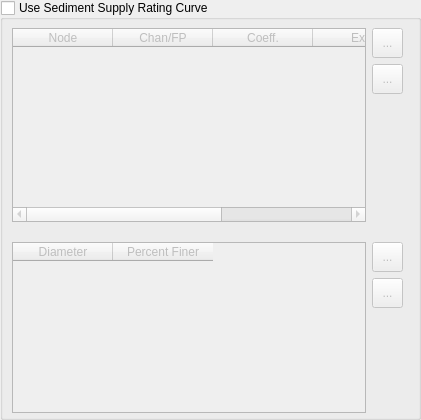
         <widget class="QGroupBox" name="sed_rating_curve_grp">
          <property name="geometry">
           <rect>
            <x>439</x>
            <y>108</y>
            <width>421</width>
            <height>420</height>
           </rect>
          </property>
          <property name="sizePolicy">
           <sizepolicy hsizetype="Preferred" vsizetype="Expanding">
            <horstretch>0</horstretch>
            <verstretch>0</verstretch>
           </sizepolicy>
          </property>
          <property name="minimumSize">
           <size>
            <width>421</width>
            <height>420</height>
           </size>
          </property>
          <property name="maximumSize">
           <size>
            <width>381</width>
            <height>420</height>
           </size>
          </property>
          <property name="title">
           <string>Use Sediment Supply Rating Curve</string>
          </property>
          <property name="flat">
           <bool>false</bool>
          </property>
          <property name="checkable">
           <bool>true</bool>
          </property>
          <property name="checked">
           <bool>false</bool>
          </property>
          <widget class="QWidget" name="layoutWidget">
           <property name="geometry">
            <rect>
             <x>12</x>
             <y>28</y>
             <width>391</width>
             <height>194</height>
            </rect>
           </property>
           <layout class="QHBoxLayout" name="horizontalLayout_20">
            <item>
             <widget class="QTableWidget" name="sed_rating_curve_tblw">
              <property name="editTriggers">
               <set>QAbstractItemView::DoubleClicked</set>
              </property>
              <property name="tabKeyNavigation">
               <bool>false</bool>
              </property>
              <property name="selectionMode">
               <enum>QAbstractItemView::SingleSelection</enum>
              </property>
              <property name="selectionBehavior">
               <enum>QAbstractItemView::SelectRows</enum>
              </property>
              <property name="wordWrap">
               <bool>false</bool>
              </property>
              <property name="cornerButtonEnabled">
               <bool>false</bool>
              </property>
              <property name="rowCount">
               <number>0</number>
              </property>
              <column>
               <property name="text">
                <string>Node</string>
               </property>
              </column>
              <column>
               <property name="text">
                <string>Chan/FP</string>
               </property>
              </column>
              <column>
               <property name="text">
                <string>Coeff.</string>
               </property>
              </column>
              <column>
               <property name="text">
                <string>Exp.</string>
               </property>
              </column>
              <column>
               <property name="text">
                <string>dist_fid</string>
               </property>
              </column>
             </widget>
            </item>
            <item>
             <layout class="QVBoxLayout" name="verticalLayout_11">
              <item>
               <widget class="QToolButton" name="sed_add_rating_curve_btn">
                <property name="minimumSize">
                 <size>
                  <width>31</width>
                  <height>30</height>
                 </size>
                </property>
                <property name="maximumSize">
                 <size>
                  <width>31</width>
                  <height>30</height>
                 </size>
                </property>
                <property name="toolTip">
                 <string>Add supply rating curve</string>
                </property>
                <property name="text">
                 <string>...</string>
                </property>
                <property name="icon">
                 <iconset>
                  <normaloff>../../../../.designer/img/mActionCapturePolygon.svg</normaloff>../../../../.designer/img/mActionCapturePolygon.svg</iconset>
                </property>
                <property name="iconSize">
                 <size>
                  <width>24</width>
                  <height>24</height>
                 </size>
                </property>
               </widget>
              </item>
              <item>
               <widget class="QToolButton" name="sed_delete_rating_curve_btn">
                <property name="minimumSize">
                 <size>
                  <width>31</width>
                  <height>30</height>
                 </size>
                </property>
                <property name="maximumSize">
                 <size>
                  <width>31</width>
                  <height>30</height>
                 </size>
                </property>
                <property name="toolTip">
                 <string>Delete supply rating curve</string>
                </property>
                <property name="text">
                 <string>...</string>
                </property>
                <property name="icon">
                 <iconset>
                  <normaloff>../../../../.designer/img/mActionCapturePolygon.svg</normaloff>../../../../.designer/img/mActionCapturePolygon.svg</iconset>
                </property>
                <property name="iconSize">
                 <size>
                  <width>24</width>
                  <height>24</height>
                 </size>
                </property>
               </widget>
              </item>
              <item>
               <spacer name="verticalSpacer_9">
                <property name="orientation">
                 <enum>Qt::Vertical</enum>
                </property>
                <property name="sizeHint" stdset="0">
                 <size>
                  <width>20</width>
                  <height>98</height>
                 </size>
                </property>
               </spacer>
              </item>
             </layout>
            </item>
           </layout>
          </widget>
          <widget class="QWidget" name="layoutWidget">
           <property name="geometry">
            <rect>
             <x>12</x>
             <y>242</y>
             <width>391</width>
             <height>171</height>
            </rect>
           </property>
           <layout class="QHBoxLayout" name="horizontalLayout_21">
            <item>
             <widget class="QTableWidget" name="sed_rating_curve_dp_tblw">
              <property name="editTriggers">
               <set>QAbstractItemView::DoubleClicked</set>
              </property>
              <property name="selectionMode">
               <enum>QAbstractItemView::SingleSelection</enum>
              </property>
              <property name="selectionBehavior">
               <enum>QAbstractItemView::SelectRows</enum>
              </property>
              <property name="cornerButtonEnabled">
               <bool>false</bool>
              </property>
              <property name="rowCount">
               <number>0</number>
              </property>
              <column>
               <property name="text">
                <string>Diameter</string>
               </property>
              </column>
              <column>
               <property name="text">
                <string>Percent Finer</string>
               </property>
              </column>
             </widget>
            </item>
            <item>
             <layout class="QVBoxLayout" name="verticalLayout_12">
              <item>
               <widget class="QToolButton" name="sed_add_rating_curve_dp_btn">
                <property name="minimumSize">
                 <size>
                  <width>31</width>
                  <height>30</height>
                 </size>
                </property>
                <property name="maximumSize">
                 <size>
                  <width>31</width>
                  <height>30</height>
                 </size>
                </property>
                <property name="toolTip">
                 <string>Add supply rating curve porcent finer</string>
                </property>
                <property name="text">
                 <string>...</string>
                </property>
                <property name="icon">
                 <iconset>
                  <normaloff>../../../../.designer/img/mActionCapturePolygon.svg</normaloff>../../../../.designer/img/mActionCapturePolygon.svg</iconset>
                </property>
                <property name="iconSize">
                 <size>
                  <width>24</width>
                  <height>24</height>
                 </size>
                </property>
               </widget>
              </item>
              <item>
               <widget class="QToolButton" name="sed_delete_rating_curve_dp_btn">
                <property name="minimumSize">
                 <size>
                  <width>31</width>
                  <height>30</height>
                 </size>
                </property>
                <property name="maximumSize">
                 <size>
                  <width>31</width>
                  <height>30</height>
                 </size>
                </property>
                <property name="toolTip">
                 <string>Delete supply rating curve porcent finer</string>
                </property>
                <property name="text">
                 <string>...</string>
                </property>
                <property name="icon">
                 <iconset>
                  <normaloff>../../../../.designer/img/mActionCapturePolygon.svg</normaloff>../../../../.designer/img/mActionCapturePolygon.svg</iconset>
                </property>
                <property name="iconSize">
                 <size>
                  <width>24</width>
                  <height>24</height>
                 </size>
                </property>
               </widget>
              </item>
              <item>
               <spacer name="verticalSpacer_10">
                <property name="orientation">
                 <enum>Qt::Vertical</enum>
                </property>
                <property name="sizeHint" stdset="0">
                 <size>
                  <width>20</width>
                  <height>98</height>
                 </size>
                </property>
               </spacer>
              </item>
             </layout>
            </item>
           </layout>
          </widget>
         </widget>
